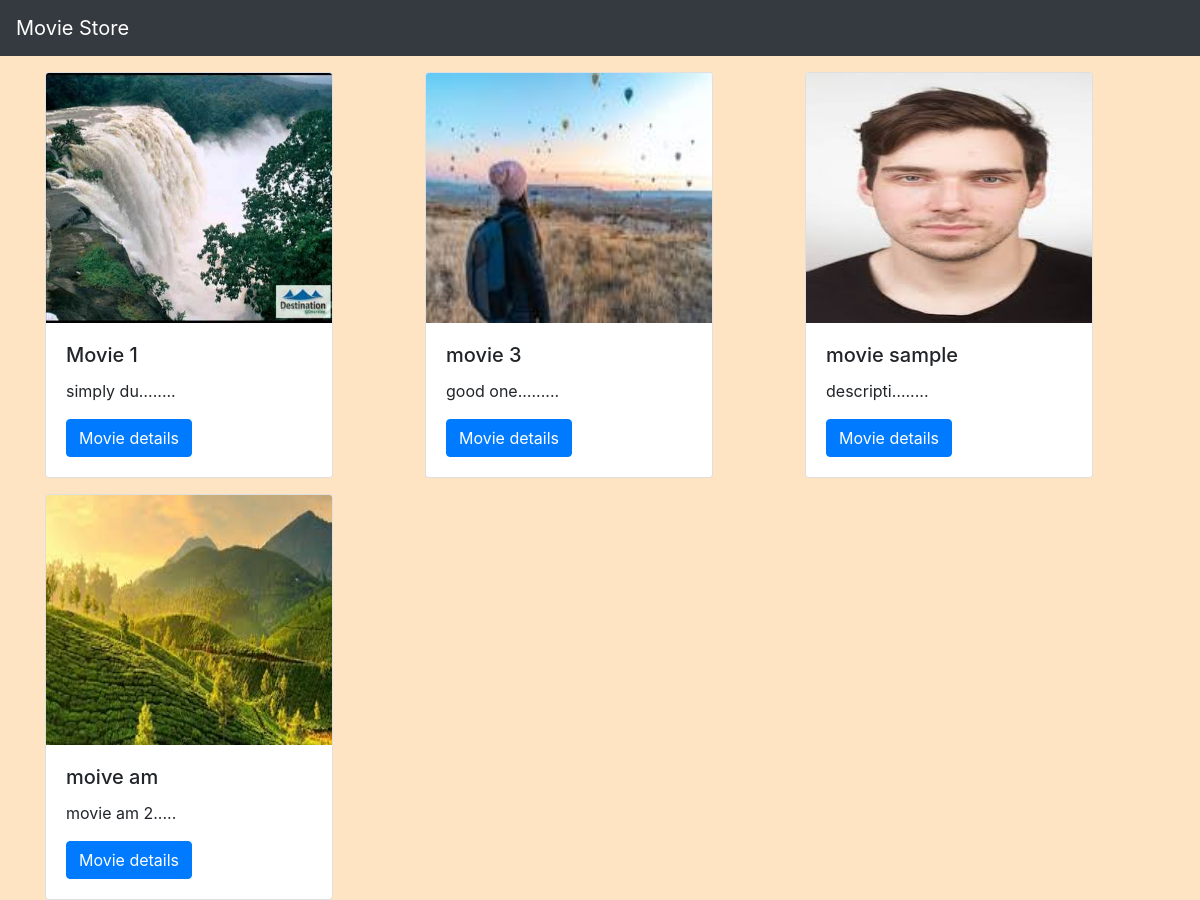
The page / on the database its author committed.
### movieapp/models.py (models this page shows, shortened)
class Movie(models.Model):
    name = models.CharField(max_length=255)
    desc = models.TextField()
    year = models.IntegerField()
    img = models.ImageField(upload_to='gallery')

### movieapp/views.py (the view)
# urls.py: path('', views.index, name='inde'),
def index(request):
    movie = Movie.objects.all()
    context = {
        'movie_list':movie
    }
    return render(request, 'index.html', context)

### templates/index.html
{% extends 'base.html' %}
{% block content %}
<div class="container">
    <div class="row">
        {% for movie in movie_list %}
        <div class="col-md-4 mt-3">
            <div class="card" style="width: 18rem;">
                <img class="card-img-top" src="{{movie.img.url}}" width="200" height="250" alt="Card image cap">
                <div class="card-body">
                  <h5 class="card-title">{{ movie.name }}</h5>
                  <p class="card-text">{{ movie.desc|truncatechars:10 }}.....</p>
                  <a href="{% url 'movieapp:movie' movie.id %}" class="btn btn-primary">Movie details</a>
                </div>
            </div>
        </div>
        {% endfor %}
    </div>
</div>
{% endblock %}

### templates/base.html (shortened to what this page needs)
{% load static %}
<!DOCTYPE html>
<html lang="en">
<head>
    <link rel="stylesheet" href="https://cdn.jsdelivr.net/npm/bootstrap@4.0.0/dist/css/bootstrap.min.css">
    <link rel="stylesheet" href="{% static 'style.css' %}">
</head>
<body>
    <nav class="navbar navbar-dark bg-dark">
        <a class="navbar-brand" href="#">
        Movie Store
        </a>
    </nav>
    {% block content%}
    {% endblock %}
</body>
</html>

### static/style.css (style rules this page uses)
body { background-color: bisque; }

### rows shown on the page
Movie: img (picture), name "Movie 1", desc "simply du…"
Movie: img (picture), name "movie 3", desc "good one.…"
Movie: img (picture), name "movie sample", desc "descripti…"
Movie: img (picture), name "moive am", desc "movie am 2"
